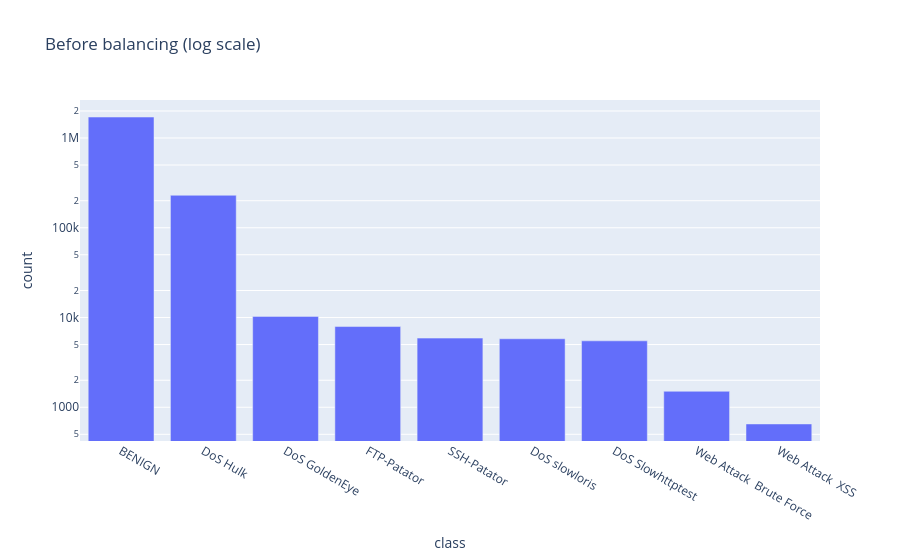

The notebook cell this image was saved under:
### Markdown cell above
## 2. Before — class distribution

### Code cell
before = train[cfg.LABEL_COL].value_counts()
fig = px.bar(x=before.index, y=before.values, log_y=True,
             title="Before balancing (log scale)",
             labels={"x":"class","y":"count"})
fig.show()

### Figure 1 — Plotly figure (JSON) as saved in the notebook; plotly's stock layout.template omitted (floating-point values rounded to 4 significant figures)
{"data": [{"hovertemplate": "class=%{x}<br>count=%{y}<extra></extra>", "legendgroup": "", "marker": {"color": "#636efa", "pattern": {"shape": ""}}, "name": "", "orientation": "v", "showlegend": false, "textposition": "auto", "type": "bar", "x": ["BENIGN", "DoS Hulk", "DoS GoldenEye", "FTP-Patator", "SSH-Patator", "DoS slowloris", "DoS Slowhttptest", "Web Attack  Brute Force", "Web Attack  XSS"], "xaxis": "x", "y": [1711762, 230124, 10293, 7935, 5897, 5796, 5499, 1507, 652], "yaxis": "y"}], "layout": {"barmode": "relative", "legend": {"tracegroupgap": 0}, "title": {"text": "Before balancing (log scale)"}, "xaxis": {"anchor": "y", "domain": [0, 1], "title": {"text": "class"}}, "yaxis": {"anchor": "x", "domain": [0, 1], "title": {"text": "count"}, "type": "log"}}}
